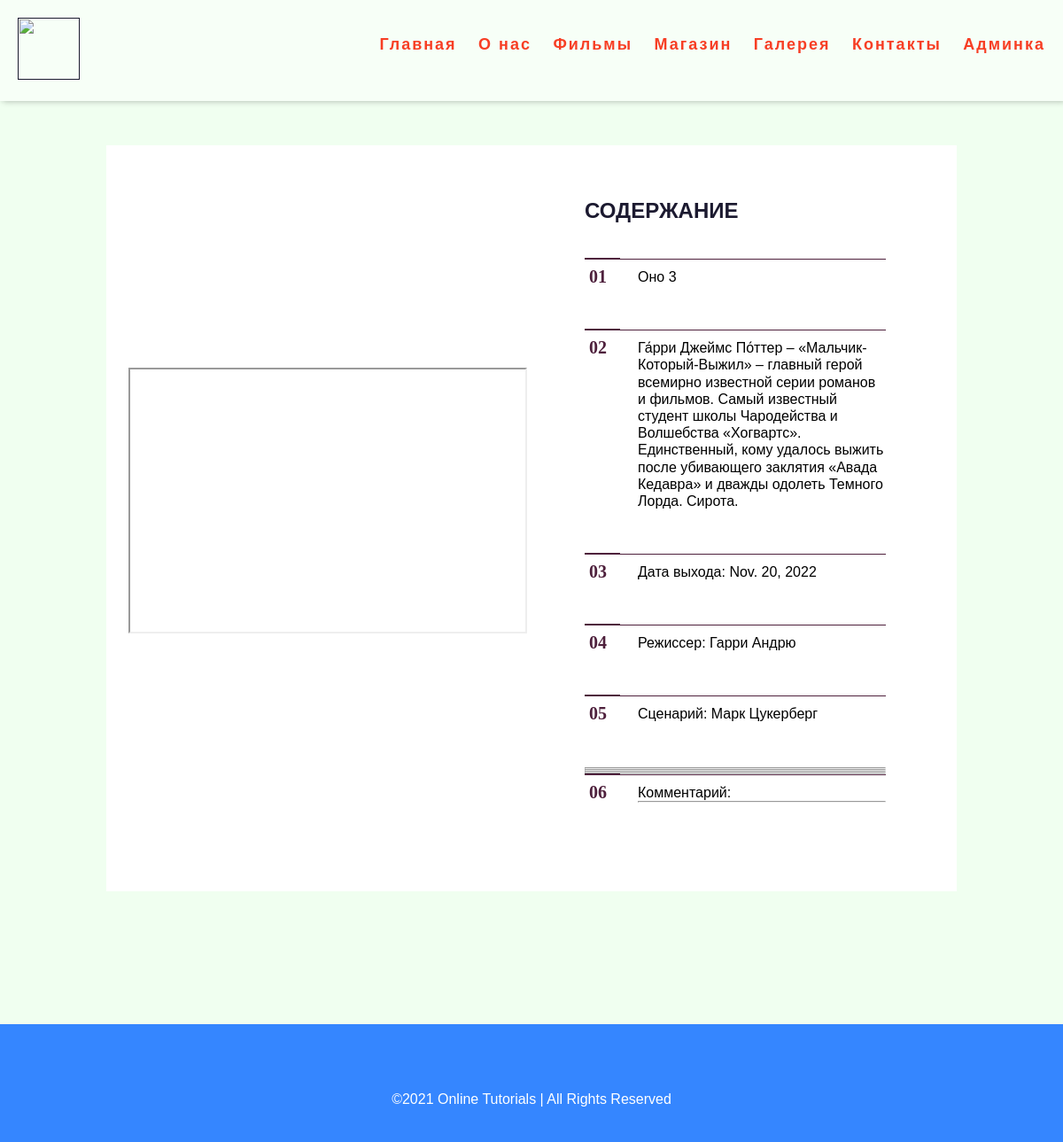
Page /films_detail/2/ on the committed database.
### films/models.py (models this page shows, shortened)
class Movies(models.Model):
    title = models.CharField(max_length=50)
    description = models.TextField()
    date = models.DateField()
    producer = models.CharField(max_length=50)
    scenario = models.CharField(max_length=50)
    image = models.ImageField(upload_to='')
    trailer = models.URLField(null=True)

### films/views.py (the view)
# urls.py: path('films_detail/<int:id>/', views.movie_detail_view, name='movie_detail'),
def movie_detail_view(request, id):
    film = get_object_or_404(models.Movies, id=id)
    return render(request, 'films_detail.html', {'film': film})

### templates/films_detail.html (shortened to what this page needs)
{% include 'header.html' %}
<div class="container">
   <section class="toc-wrapper">
      <div class="logo-wrapper">
         <iframe src="{{film.trailer}}" width="450" height="300"></iframe>
      </div>
      <div class="content-wrapper">
         <h1>Содержание</h1>
         <ol class="toc">
            <li>{{film.title}}</li>
            <li>{{film.description}}</li>
            <li>Дата выхода: {{film.date}}</li>
            <li>Режиссер: {{film.producer}}</li>
            <li>Сценарий: {{film.scenario}}</li>
            <hr><hr><hr><hr>
            <li>Комментарий:
              <hr>
            </li>
         </ol>
      </div>
   </section>
</div>
{% include 'footer.html' %}

### static/css/style.css (style rules this page uses)
body { background-color: #F0FFF0; }
.container { max-width: 960px; margin: 50px auto; padding: 0 15px; background: white; }
@media (min-width: 768px) { body { font-size: 16px; } }
@media (min-width: 768px) { .container { padding: 0 45px; } }
* { margin: 0; padding: 0; box-sizing: border-box; font-family: 'Poppins', sans-serif; }
body { display: flex; flex-direction: column; justify-content: flex-end; min-height: 100vh; }
* { margin: 0; box-sizing: border-box; }
.container { padding: 0 20px; }
h1 { margin-bottom: 40px; color: #1C1A30; text-transform: uppercase; }
.toc-wrapper { width: 100%; max-width: 960px; margin: 0 auto 40px; }
.content-wrapper { background: white; padding: 40px; }
.toc { list-style: none; counter-reset: li; }
.toc li { position: relative; padding: 10px 0 0 60px; margin-bottom: 50px; border-top: 1px solid #4E203C; line-height: 1.2; transition: .3s linear; }
.toc li:last-child { margin-bottom: 0; }
.toc li:before { counter-increment: li; content: "0"counters(li, ""); font-family: georgia; color: #4E203C; font-weight: bold; font-size: 20px; position: absolute; left: 5px; top: 7px; transition: .3s linear; }
.toc li:after { content: ""; position: absolute; top: -2px; left: 0; width: 40px; height: 2px; background: #4E203C; transition: .3s linear; }
@media (min-width:768px) { .toc-wrapper { display: flex; } }
@media (min-width:768px) { .logo-wrapper { width: 50%; display: flex; align-items: center; justify-content: center; } }
@media (min-width:768px) { .content-wrapper { width: 50%; padding: 60px; } }

### rows in the picture
Movies: title "Оно 3", description "Га́рри Джеймс По́ттер – «Мальчик-Который-Выжил» – главный герой всемирно известной серии романов и фильмов. Самый известный студент школы Чародейства и Волшебства «Хогвартс». Единственный, кому удалось выжить после убивающего заклятия «Авада Кедавра» и дважды одолеть Темного Лорда. Сирота.", date "Nov. 20, 2022", producer "Гарри Андрю", scenario "Марк Цукерберг"
